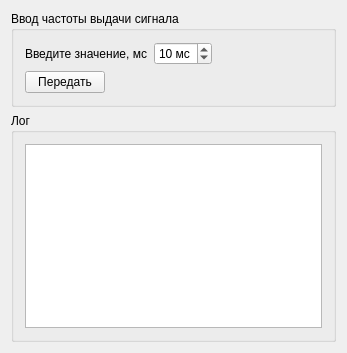
<?xml version="1.0" encoding="UTF-8"?>
<ui version="4.0">
 <class>Widget</class>
 <widget class="QWidget" name="Widget">
  <property name="geometry">
   <rect>
    <x>0</x>
    <y>0</y>
    <width>347</width>
    <height>353</height>
   </rect>
  </property>
  <property name="windowTitle">
   <string>Widget</string>
  </property>
  <layout class="QVBoxLayout" name="verticalLayout_3">
   <item>
    <widget class="QGroupBox" name="groupBox">
     <property name="title">
      <string>Ввод частоты выдачи сигнала</string>
     </property>
     <layout class="QVBoxLayout" name="verticalLayout_2">
      <item>
       <layout class="QVBoxLayout" name="verticalLayout">
        <item>
         <layout class="QHBoxLayout" name="horizontalLayout">
          <item>
           <widget class="QLabel" name="label">
            <property name="sizePolicy">
             <sizepolicy hsizetype="Fixed" vsizetype="Preferred">
              <horstretch>0</horstretch>
              <verstretch>0</verstretch>
             </sizepolicy>
            </property>
            <property name="text">
             <string>Введите значение, мс</string>
            </property>
           </widget>
          </item>
          <item>
           <widget class="QSpinBox" name="spinBox">
            <property name="sizePolicy">
             <sizepolicy hsizetype="Fixed" vsizetype="Fixed">
              <horstretch>0</horstretch>
              <verstretch>0</verstretch>
             </sizepolicy>
            </property>
            <property name="suffix">
             <string> мс</string>
            </property>
            <property name="minimum">
             <number>5</number>
            </property>
            <property name="maximum">
             <number>64</number>
            </property>
            <property name="singleStep">
             <number>10</number>
            </property>
            <property name="value">
             <number>10</number>
            </property>
           </widget>
          </item>
          <item>
           <spacer name="horizontalSpacer">
            <property name="orientation">
             <enum>Qt::Horizontal</enum>
            </property>
            <property name="sizeHint" stdset="0">
             <size>
              <width>40</width>
              <height>20</height>
             </size>
            </property>
           </spacer>
          </item>
         </layout>
        </item>
        <item>
         <widget class="QPushButton" name="pushButton">
          <property name="sizePolicy">
           <sizepolicy hsizetype="Fixed" vsizetype="Fixed">
            <horstretch>0</horstretch>
            <verstretch>0</verstretch>
           </sizepolicy>
          </property>
          <property name="text">
           <string>Передать</string>
          </property>
         </widget>
        </item>
       </layout>
      </item>
     </layout>
    </widget>
   </item>
   <item>
    <widget class="QGroupBox" name="groupBox_2">
     <property name="title">
      <string>Лог</string>
     </property>
     <layout class="QGridLayout" name="gridLayout_3">
      <item row="0" column="0">
       <widget class="QTextEdit" name="textEdit"/>
      </item>
     </layout>
    </widget>
   </item>
  </layout>
 </widget>
 <layoutdefault spacing="6" margin="11"/>
 <resources/>
 <connections/>
</ui>
